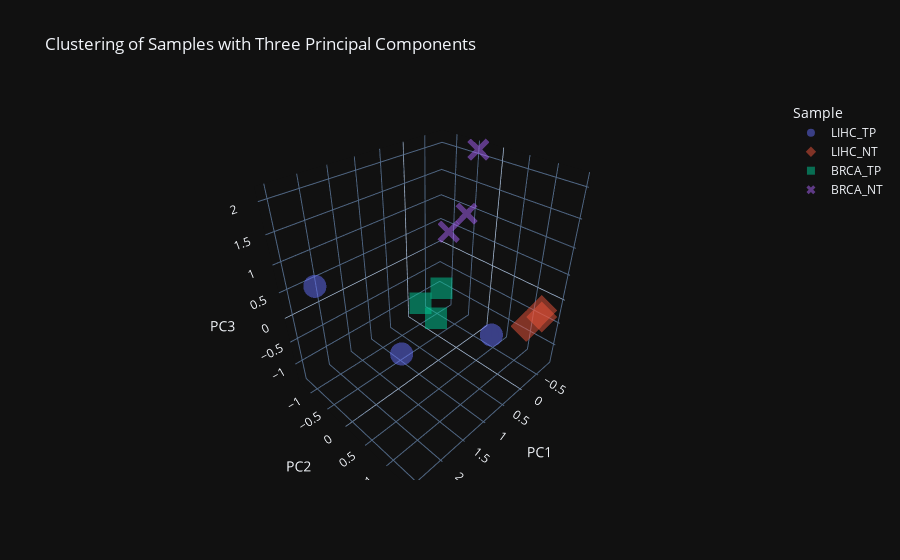

Source (notebook cell):
### Markdown cell above
# Sample Grouping with Three Components

### Code cell
fig = px.scatter_3d(scores_df, x='PC1', y='PC2', z='PC3', title='Clustering of Samples with Three Principal Components',
              color='Sample',
              symbol='Sample',
              opacity=0.5)

fig.update_layout(template='plotly_dark')

### Figure 1 — Plotly figure (JSON) as saved in the notebook; plotly's stock layout.template omitted (floating-point values rounded to 4 significant figures)
{"data": [{"hovertemplate": "Sample=LIHC_TP<br>PC1=%{x}<br>PC2=%{y}<br>PC3=%{z}<extra></extra>", "legendgroup": "LIHC_TP", "marker": {"color": "#636efa", "opacity": 0.5, "symbol": "circle"}, "mode": "markers", "name": "LIHC_TP", "scene": "scene", "showlegend": true, "type": "scatter3d", "x": [1.443, 2.531, 0.216], "y": [0.05393, -0.4074, 0.9267], "z": [-0.6194, 1.037, -0.4285]}, {"hovertemplate": "Sample=LIHC_NT<br>PC1=%{x}<br>PC2=%{y}<br>PC3=%{z}<extra></extra>", "legendgroup": "LIHC_NT", "marker": {"color": "#EF553B", "opacity": 0.5, "symbol": "diamond"}, "mode": "markers", "name": "LIHC_NT", "scene": "scene", "showlegend": true, "type": "scatter3d", "x": [-0.396, -0.6168, -0.0347], "y": [1.45, 1.315, 1.402], "z": [-0.09378, -0.1566, -0.104]}, {"hovertemplate": "Sample=BRCA_TP<br>PC1=%{x}<br>PC2=%{y}<br>PC3=%{z}<extra></extra>", "legendgroup": "BRCA_TP", "marker": {"color": "#00cc96", "opacity": 0.5, "symbol": "square"}, "mode": "markers", "name": "BRCA_TP", "scene": "scene", "showlegend": true, "type": "scatter3d", "x": [-0.2588, -0.2708, -0.4505], "y": [-1.263, -0.8228, -0.8554], "z": [-1.184, -1.342, -0.6938]}, {"hovertemplate": "Sample=BRCA_NT<br>PC1=%{x}<br>PC2=%{y}<br>PC3=%{z}<extra></extra>", "legendgroup": "BRCA_NT", "marker": {"color": "#ab63fa", "opacity": 0.5, "symbol": "x"}, "mode": "markers", "name": "BRCA_NT", "scene": "scene", "showlegend": true, "type": "scatter3d", "x": [-0.6098, -0.7237, -0.8293], "y": [-0.8404, -0.5255, -0.4331], "z": [0.5193, 0.9579, 2.108]}], "layout": {"legend": {"title": {"text": "Sample"}, "tracegroupgap": 0}, "scene": {"domain": {"x": [0, 1], "y": [0, 1]}, "xaxis": {"title": {"text": "PC1"}}, "yaxis": {"title": {"text": "PC2"}}, "zaxis": {"title": {"text": "PC3"}}}, "title": {"text": "Clustering of Samples with Three Principal Components"}}}
